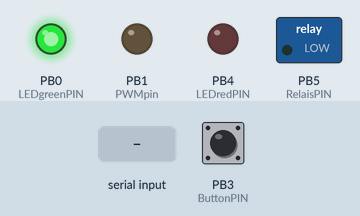
This sketch was run on a simulated ATtiny85, built with avr-gcc and run on an emulated ATtiny85. Shown: switched loads named in the sketch (green lamp = pin HIGH), output pins drawn as LEDs (lit = HIGH). Dashed ring = blinking. Inputs (shaded band) come from the test bench; at power-on: PB3 (ButtonPIN) HIGH. EEPROM starts erased.

Above: at 0.6 s.
At 2.1 s:
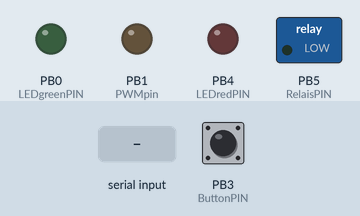
3.8 s: "BLR90\n" received over the second serial link
At 4.7 s:
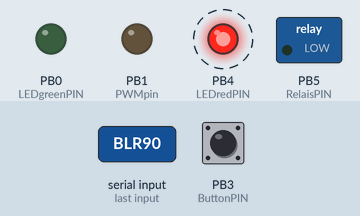
Timing chart, 0 to 12.8 s (numbered marks = the images above; inputs shaded):
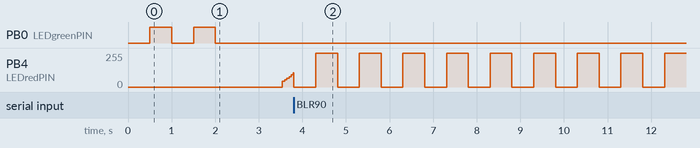

Measured:
- by itself, PB4 (LEDredPIN): alternates 255/255 for 0.50 s and 0/255 for 0.50 s

The sketch:

RPI_ShutDownReboot.ino
```cpp
/* PumpShutdownReboot Version 5.3 Arduino IDE Sketch
Shutdown/Reboot function for RPI, with Voltage observation and
   Status signalling with BiColor LED with 3 Pins (red/green/GND).
   Use 330Ohm Resistor between LED Cathode and GND
   - 5V comes from Powersupply
   - 3.3V comes from Raspberry PI Header Pin 1, voltage will be analyzed
   - Push-Button shorts to GND and is connected to ATTiny PB3 and a RPI GPIO IN
     (do not use external PullUps, both will/should use internal PullUps).
     1sec: Relais will be switched ON
     3sec: Relais will be switched OFF after 10sec
   - Relais OUT (use Transistor driver) which will
     supply 5V to RPI (backpower) on rpi HDR-P1 Pins 2&4

Functions:
    - LED dimming RED:    Relais is OFF, 3.3V not in allowed range -> 0V
    - LED steady  RED:    Relais is ON,  3.3V not in allowed range
    - LED blink   RED:    Under-/Overvoltage/Overheat detection
                            Relais state and overvoltage condition:
                              is ON:  Relais will switch off immediatly
                              is OFF: Relais will not switch on
    - LED steady  GREEN:  Relais is ON: 3.3V in allowed range
    - LED blink   GREEN:  Relais in ON: during Bootprocess

     ------------- ATtiny85 (5.5V Version) --------------
                            +---v---+
           (Relais Out) PB5 |1     8| VCC (5V from Powersupply)
           (/Button IN) PB3 |2     7| PB2 (AnalogIN 3.3V RPI HDR-P1/Pin1)
    (LED Anode Red OUT) PB4 |3     6| PB1 (OUT PWM backlight LED TFT display)
                        GND |4     5| PB0 (OUT LED Anode Green)
                            +-------+
     -------------------------------------------------------

     Fuses ( http://www.engbedded.com/fusecalc ):
     CKDIV8=0        (disable) do not Divide clock by 8 internally (lfuse)
     RSTDISBL=1      (enable)  using PB5 as I/O-Pin (hfuse)
     !!!! Chip can not be reprogrammed -> reset FUSE by HighVoltage programmer

   avrdude -F -p attiny85 -P usb -c stk500V2 -U lfuse:w:0xe2:m -U hfuse:w:0x5f:m -U flash:w:<file2flash>.hex

   install ATTiny85 Tool:
   https://www.kollino.de/arduino/attiny-support-unter-arduino-1-6-installieren/
   http://drazzy.com/package_drazzy.com_index.json

   use Arduino IDE to generate .hex flash file to program ATtiny

   Tools Setup Tab (BoardManagement):
   Board: ATtiny25/45/85 (No bootloader)
   Chip:  ATtiny85
   Clock: 8 MHz (internal)
*/

//PINdefinition
  const byte LEDgreenPIN = PB0; // Pin5
  const byte PWMpin =      PB1; // Pin6
  const byte ADCpin =      PB2; // Pin7
  const byte ButtonPIN =   PB3; // Pin2
  const byte LEDredPIN =   PB4; // Pin3
  const byte RelaisPIN =   PB5; // Pin1

  const long SerBaud=     2400; // 300, 600, 1200, 2400, 4800, 9600, 19200

//ADC-Values
  const float BGtolD=     0.75; // ScaleDown, due to ATtiny85 BandGap tolerance
  const float BGtolU=     1.25; // ScaleUp,   due to ATtiny85 BandGap tolerance
  const float ShottkyFwdV=0.283; // FwdVoltage Shottky BAT43: 0.283V, reduces VREF
  const float VCCmaxTiny=(6.000*BGtolU)-ShottkyFwdV; // 6V max pwr for ATtiny
  const float VCCmax=    (5.500*BGtolU)-ShottkyFwdV; //5.767  max for rpi pwr input
  const float VCCokVolt=  5.250-ShottkyFwdV; // optimal supply voltage
  const float VCCmin=    (4.750*BGtolD)-ShottkyFwdV;   // 3.992 min expected

//Regulator   NCP1117-3.3V: // min. Vout: 3.235 // max. Vout: 3.365
  const float V33max=     3.365*BGtolU; // 3.7015
  const float V33min=     3.235*BGtolD; // 2.9115
  const float V33okVolt=  V33min+((V33max-V33min)/2);

//https://www.mikrocontroller.net/articles/LED-Fading
  const byte  PWMtabmax=31;
  const byte  PWMtab[PWMtabmax+1] = {
      0,  1,  2,  2,  2,  3,  3,  4,  5,  6,   7,   8,  10,  11,  13,  16,
     19, 23, 27, 32, 38, 45, 54, 64, 76, 91, 108, 128, 152, 181, 215, 255 };
  const byte  pwmsteady=    PWMtabmax;     // idx: pwm value for LED steady
  const byte  pwmlow=       26;            // idx: lower intensity level (dimming)
  const byte  FadeCntMax=   4;             // delay cnt between loading next pwm level
  const byte  PWMdflt=      244;           // default PWM level for display backlight ctrl
                                           // (1.8TFT VCC:5.55V 244:3.37V@58mA 255:3.44V@60mA)
//time counter divideable by 'wtim'
  const byte  wtim=            10;         // debounce time (msec). Processor runs @ 8MHz
  const word  cnt100ms=       100 / wtim;
  const word  cnt250ms=       250 / wtim;
  const word  cnt1sec=       1000 / wtim;
  const word  cntBootUp=      990 / wtim;  // 1sec Button has to be pressed: Bootstrap
  const word  cntShutDwn=    2980 / wtim;  // 3sec Button has to be pressed: ShutDown
//rpi_hal has 3000msec / 1000msec and 7msec debounce time
  const word  cntoffmax=    10000 / wtim;  //  10sec waittime for RPI shutdown-/boot-process
  const word  cntPwrENAmin=     3 * wtim;  // minimum 36msec PwrEna
  const word  cntPwrENAmax=  2980 / wtim;  // maximum  3 sec PwrEna
  const word  cntBootTime1=  3000 / wtim;  // suppose 3sec rpi BootTime phase 1
  const word  cntBootTime2=  7000 / wtim;  // suppose 7sec rpi BootTime phase 2
  const word  cntGetVREF=   60000 / wtim;  // get VREF every 60sec
  const word  cntresetVfail= cntoffmax;
  const word  cntLEDoffmax=  1500 / wtim;  // 1.5sec offtime @ dimming and idx =0

  const word  cntblinkmaxc=   500 / wtim;  // counter for 1Hz
  const word  cntblinkAmaxc=  250 / wtim;  // counter for 2Hz (ALARM)

//LED definitions
  const byte  LEDoff=0, LEDon=1, LEDdim=2; // mode/state

//rpiSTATEs:
  const byte  rpiNEW=0,      rpiOFF=1,        rpiSwitchOff=2, rpiSwitchOn=3;
  const byte  rpiDOboot=4,   rpiDOboot2=5,    rpiON=6;
  const byte  rpiDOreboot=7, rpiDOshutdown=8, rpiAlarmOFF=9;

  const byte  eeprom_pattern=0xe1;

  bool  PWMup=true,BUTpres=false,Blink=false,STBYmodeCanGoSleep=false;
  int   VCCstat=0,VCCstatLast=-2,V33stat=0,V33statLast=-2,TEMPstat=0,TEMPstatLast=-2;
  byte  rpiSTATE=rpiOFF,rpiSTATElast=rpiNEW,LEDstate=rpiSTATE,LED=LEDredPIN;
  byte  RelaisStat=LOW,PWMidx=0,PWMmax=PWMtabmax,FadeCnt=FadeCntMax,PWMoutLvl=PWMdflt;
  byte  boot_reason=0,blkwtim=0;
  word  BGraw,BG2raw,V33raw;
  word  cntPwrENA=0,BlinkCnt=0,BlinkMax=cntblinkmaxc,ERRcnt=0,LEDoffCnt=0,gcnt=0;
  float VREF=VCCokVolt,V33=V33okVolt,BGd=1.0;

#include <avr/wdt.h>
#include <EEPROM.h>
#include <SoftwareSerial.h>
SoftwareSerial swSer(ButtonPIN, LEDgreenPIN); // RX, TX

void EEPROMsave() {
  EEPROM.write(0, eeprom_pattern);
  EEPROM.write(2, PWMoutLvl);
}

void EEPROMread() {
  if (EEPROM.read(0) != eeprom_pattern) {
    PWMoutLvl=PWMdflt;
    EEPROMsave();
  } else {
    PWMoutLvl= EEPROM.read(2);
  }
}

void InitVARs() {
  LEDoffCnt= 0; FadeCnt= 0;  gcnt=   0;
  cntPwrENA= 0; BlinkCnt= 0; ERRcnt= 0;
}

void Input_Read() {
  BUTpres=(digitalRead(ButtonPIN)==LOW);
} // active low

void SetRelais(byte relstat) {
  InitVARs();
  digitalWrite(RelaisPIN, relstat);
  if (RelaisStat!=relstat) delay(500); // let environment stabilize
  RelaisStat= relstat;
}

void SetPWMout(byte pinnr, byte PWMval) {
  switch (pinnr) {
    case PWMpin:     analogWrite(PWMpin,    PWMval); break;
    case LEDredPIN:  analogWrite(LEDredPIN, PWMval); break;
    case LEDgreenPIN:
           if (PWMval>=0x80)
                digitalWrite(LEDgreenPIN, HIGH);
           else digitalWrite(LEDgreenPIN, LOW);
         break;
  } // switch
}

void EnaLED(byte lednr) {
  switch (lednr) { // switch other LED off
    case LEDredPIN:   SetPWMout(LEDgreenPIN, PWMtab[0]); break;
    case LEDgreenPIN: SetPWMout(LEDredPIN,   PWMtab[0]); break;
  } // switch
  SetPWMout(lednr, PWMtab[0]); // set LED to PWM level
}

void SetLED(byte lednr, byte PWMmaxidx) {
  LED= lednr; PWMmax= PWMmaxidx;
  EnaLED(lednr);
}

void BlinkLED(byte lednr, byte count) {
  EnaLED(lednr);
  if ((blkwtim != 0) && (count != 0)) {
    wdt_reset();                                      delay(500);
  }
  for (byte x=0;x<count;x++) {
    wdt_reset(); SetPWMout(lednr, PWMtab[PWMtabmax]); delay(500);
    wdt_reset(); SetPWMout(lednr, PWMtab[0]);         delay(500);
  }
  wdt_reset();
}

void BootReasonFlashLED(byte reason) {
  if ((reason&(1<<EXTRF))!=0) BlinkLED(LEDgreenPIN, 1); // ExternalReset = 1 flashes
  if ((reason&(1<<PORF))!=0)  BlinkLED(LEDgreenPIN, 2); // PowerOn = 2 flashes
  if ((reason&(1<<WDRF))!=0)  BlinkLED(LEDredPIN,   3); // Watchdog = 3 flashes
  if ((reason&(1<<BORF))!=0)  BlinkLED(LEDredPIN,   4); // BrownOut = 4 flashes
}

void SetPWMidx(byte mode) {
  STBYmodeCanGoSleep= false;
  switch (mode) {
    case     LEDoff: // steady OFF
               PWMidx= 0;      PWMup= true;  FadeCnt= 0;
             break;
    case     LEDon:  // steady ON
               PWMidx= PWMmax; PWMup= false; FadeCnt= 0;
             break;
    default: // dimming
              if (FadeCnt>=FadeCntMax) {
                FadeCnt= 0;
                if (PWMup) { // up
                  if (PWMidx>=PWMmax) {
                    PWMup= false;
                    PWMidx=PWMmax-1;
                  } else PWMidx++;
                } else { // down
                  if (PWMidx<=0) {
                    if ((RelaisStat==HIGH) ||
                       (LEDoffCnt >= cntLEDoffmax)) {
                      PWMup=  true;
                      PWMidx= 1;
                      LEDoffCnt=   0;
                    } else {
                        LEDoffCnt++;
                        STBYmodeCanGoSleep= true;
                      }

                  } else PWMidx--;
                }
              } else FadeCnt++;
            break;
  } // switch

  if (FadeCnt==0) SetPWMout(LED, PWMtab[PWMidx]);
}

void StartBlink(bool alarm) {
  Blink= true;
  BlinkCnt= 0;
  if (alarm)
       BlinkMax= cntblinkAmaxc;
  else BlinkMax= cntblinkmaxc;
}

void StopBlink() {
  StartBlink(false);
  Blink= false;
}

void InitPWM() {
//SetLED(LEDredPIN,pwmlow);
  StopBlink();
  PWMidx=  0;
  PWMup=   true;
}

void SetLED4status() {
  if (Blink) {
    if (BlinkCnt <= (BlinkMax/2))
         SetPWMidx(LEDon);
    else SetPWMidx(LEDoff);

    if (BlinkCnt>=BlinkMax)
         BlinkCnt= 0;
    else BlinkCnt++;

  } else { // dimming or steady on
    if (RelaisStat==HIGH)
         SetPWMidx(LEDon);  // steady ON
    else SetPWMidx(LEDdim); // RPI in OFF Status (LED PWM mode)
  }
}

void SetupLED() {
  if ((V33stat>0) || (VCCstat!=0) || (TEMPstat>0)) {
 // OverVoltage of VCC or V33 from rpi  OR UnderVoltage of VCC
    SetLED(LEDredPIN,pwmsteady);
    StartBlink(true);
  } else {
    StopBlink();
    if (RelaisStat==HIGH) { // Relais ON
      if (( rpiSTATE==rpiDOshutdown) || (rpiSTATE==rpiDOreboot)) {
        if (rpiSTATE==rpiDOshutdown)
             SetLED(LEDredPIN,  pwmsteady);
        else SetLED(LEDgreenPIN,pwmsteady);
        StartBlink(false);
      } else {
        if (V33stat==0)
             SetLED(LEDgreenPIN,pwmsteady);       // Voltage in OK range
        else SetLED(LEDredPIN,  pwmsteady);       // Voltage not OK

        if (rpiSTATE==rpiDOboot)  StartBlink(true);
        if (rpiSTATE==rpiDOboot2) StartBlink(false);
      }
    }
    else { // Relais OFF
      if (V33stat==0)
            SetLED(LEDgreenPIN,  pwmlow);  // Voltage in OK range
       else SetLED(LEDredPIN,    pwmlow);  // Voltage outside
    }
  }
  SetLED4status();
}

void AD_ConvOK() {
  ADCSRA |= _BV(ADSC);    // Start conversion
  while (ADCSRA & _BV(ADSC));
}

void AD_ReadRAW(byte loops, word &adc) {
// loops < 60 (10Bit ADC)
word _adc=0;
  adc=0;
  for (byte _i= 1; _i<=loops; _i++) {
    AD_ConvOK();
    _adc=  ADCL;
    _adc= (ADCH << 8) | _adc; // Read 10 Bit ADC data
    adc= adc + _adc;
  }
  if (loops>0) adc= adc / loops;
}

void AD_Read(byte mode) {
const byte _loops=4;
word _raw=0;
  switch (mode) {
    case 0x8f: // ADC is connected to internal temperature sensor
           AD_ReadRAW(_loops,_raw);
           TEMPstat= 0;
           if (_raw > 385) TEMPstat= 1;

           if (TEMPstatLast != TEMPstat) LEDstate= rpiNEW;
           TEMPstatLast=TEMPstat;
         break;
    case 0x0c: // ADC is connected to internal 1.10V -> determine VCC/Vref
           AD_ReadRAW(_loops,BGraw);
           if ((BGraw > 0) && (BGd > 0))
                VREF= BGd * 1126.4 / BGraw;   // 1126.4/BGraw
           else VREF= VCCokVolt;        // simulate ok value

           VCCstat= 0;
           if (VREF > VCCmax) VCCstat= 1;
           if (VREF < VCCmin) VCCstat=-1;

           if (VCCstatLast != VCCstat) LEDstate= rpiNEW;
           VCCstatLast=VCCstat;

           if (VCCstat!=0) VREF=VCCokVolt; // for other mode required
         break;
    case 0x9c: // ADC is connected to internal 1.10V, Ref is 2.56V -> BandGap delta
           AD_ReadRAW(_loops,BG2raw);
           if ((VREF > 3.0) && (BG2raw > 0))
                BGd= 440 / BG2raw; // ((1.1 / 2.56) * 1024.0) / BG2raw;
           else BGd= 1.0;
         break;
    default: // ADC connected to PB2, meassure 3.3V from rpi
           if (RelaisStat==HIGH) {
             AD_ReadRAW(_loops,V33raw);
             V33= V33raw * VREF / 1024.0;
           } else V33= 0; // RelaisOFF: PB2 is open, we get unreliable values

           V33stat= 0;
           if (V33 > V33max) V33stat= 1;
           if (V33 < V33min) V33stat=-1;

           if (V33statLast != V33stat) LEDstate= rpiNEW;
           V33statLast=V33stat;
    break;
  } // switch
}

void AD_Init(byte mode) {
  switch (mode) {
    case 0x9c:
           ADMUX= ((12 << MUX0)  | // use VBG(MUX[3:0]: 1100)
                   (1  << REFS2) |
                   (2  << REFS0)); // Ref is 2.56V
         break;
    case 0x0c:
           ADMUX=  (12 << MUX0);   // use VBG (MUX[3:0]: 1100)
         break;                    // Ref is VCC
    case 0x8f:
           ADMUX= ((15 << MUX0) |  // use TEMP(MUX[3:0]: 1111)
                   (1  << REFS1)); // Ref is 1.1V
         break;
    default:
           ADMUX=  (1  << MUX0);  // use single ended Input ADC1 (PB2 Pin7)
         break;
  } // switch                     // set ref. voltage (Vref) to VCC

  ADCSRA= ((7 << ADPS0) |         // set prescaler (64 6:110 / 128 7:111)
           (1 << ADEN));          // enable ADC

  delay(2);                       // wait for Vref to settle
//AD_Read(mode);                  // drop reading
}

void GetVREF() {
byte _state;
  _state=LEDstate;
//meassure VCC and prepare for further ADC readings
    AD_Init(0x0c); // determine VCC (Value in Vref)
    AD_Read(0x0c);
    AD_Init(0x9c); // determine BandGap delta 1.1 vs. 2.56V
    AD_Read(0x9c);
    AD_Init(0x8f); // determine chip temperature
    AD_Read(0x8f);
    AD_Init(0x00); // connect PB2 to DAC, determine Vin (3.3V from rpi)
    AD_Read(0x00);
  if (_state!=LEDstate) SetupLED();
  LEDstate=_state;
}

void DoRelais(bool stat) {
  if (stat) { // switch Relais OFF

    if (rpiSTATE == rpiAlarmOFF)
         gcnt= cntoffmax; // prevent loop, immediate Relais OFF
    else gcnt= 0;

    rpiSTATE= rpiDOshutdown;

    while (gcnt < cntoffmax) { // RPI shutdown process (>10sec)
      wdt_reset();
      if ((gcnt % cnt1sec)==0) GetVREF(); // every 1 sec
      if ((VCCstat<=0) && (TEMPstat<=0)) {
        SetLED4status();
        delay(wtim);
      } else gcnt= cntoffmax;
      gcnt++;
    }

    SetPWMout(PWMpin, 0);

    SetRelais(LOW);
    rpiSTATE= rpiOFF;

  } else { // switch Relais ON
    GetVREF();
    if ((VCCstat!=1) && (TEMPstat!=1)) {
//    prevent Relais ON
      SetRelais(HIGH);
      rpiSTATE= rpiDOboot;
      EEPROMread();
    }
  }
  GetVREF();
  SetupLED();
}

bool NextSTATE(byte state, byte nextstate, byte &setstate, word SetOnCount, word &counter) {
bool _ok=false;
  if (setstate==state) {
    if (counter>=SetOnCount) {
      counter= 0;
      setstate=nextstate;
      _ok= true;
     } else counter++;
  }
  return(_ok);
}

void STATEmachine() {
  if ((VCCstat>0) || (V33stat>0) || (TEMPstat>0)) {
//  VCC or RPI 3.3V overvoltage -> Relais OFF
    if (RelaisStat==HIGH) rpiSTATE=rpiAlarmOFF;
  } else {
    if (BUTpres) {
      NextSTATE(rpiOFF,      rpiSwitchOn,   rpiSTATE, cntBootUp,    cntPwrENA);
      NextSTATE(rpiON,       rpiDOshutdown, rpiSTATE, cntShutDwn,   cntPwrENA);
    } else {
 //   during Boot phases
      NextSTATE(rpiDOboot,   rpiDOboot2,    rpiSTATE, cntBootTime1, cntPwrENA); //3sec
      NextSTATE(rpiDOboot2,  rpiON,         rpiSTATE, cntBootTime2, cntPwrENA); //7sec

      NextSTATE(rpiDOreboot, rpiDOboot,     rpiSTATE, cntPwrENAmax, cntPwrENA);  //3sec->reset
      if ((rpiSTATE==rpiOFF) || (rpiSTATE==rpiON))                  cntPwrENA=0; //cncl BUTpres
    }
  }

  if (rpiSTATElast!=rpiSTATE) SetupLED();
  rpiSTATElast= rpiSTATE;

  switch (rpiSTATE) {
    case rpiSwitchOn:   DoRelais(false); break;
    case rpiDOshutdown: DoRelais(true);  break;
    case rpiAlarmOFF:   DoRelais(true);  break;
    case rpiDOboot2:    SetPWMout(PWMpin, PWMoutLvl); break;
  } // switch
}

void setup() {
  boot_reason= MCUSR;
  MCUSR= 0;
  wdt_disable();

  swSer.begin(SerBaud);
  swSer.setTimeout(250);

  pinMode(ButtonPIN,        INPUT_PULLUP);

  pinMode(LEDgreenPIN,      OUTPUT);
  digitalWrite(LEDgreenPIN, LOW);

  pinMode(LEDredPIN,        OUTPUT);
  digitalWrite(LEDredPIN,   LOW);

//pinMode(ADCpin,           INPUT);

  pinMode(RelaisPIN,        OUTPUT);
  RelaisStat=HIGH; // force delay
  SetRelais(LOW);  // switch off

  pinMode(PWMpin,           OUTPUT);
  SetPWMout(PWMpin, 0);
  EEPROMread();

  BootReasonFlashLED(boot_reason);
  blkwtim= 500;

  wdt_enable(WDTO_2S); // 2secs timeout
}

void loop() {
    wdt_reset();
    Input_Read();

    if (gcnt>=cnt1sec) {
      if (!BUTpres) GetVREF();
      gcnt= 0;
    }

    if (swSer.available() > 0) {
      String str = swSer.readStringUntil('\n');
      str.trim();
      str.toUpperCase();
      byte bpar = str.substring(3).toInt();
      if (str.startsWith("SHUT")) rpiSTATE= rpiDOshutdown;
      if (str.startsWith("BOOT")) rpiSTATE= rpiSwitchOn;
      if (str.startsWith("ESAV")) EEPROMsave();
      if (str.startsWith("BLG"))  BlinkLED(LEDgreenPIN,bpar); // eg. BLG3 LEDgreen blink 3x
      if (str.startsWith("BLR"))  BlinkLED(LEDredPIN,  bpar); // eg. BLR5 LEDred blink 5x
      if (str.startsWith("DIM"))  { // eg. DIM204 set pwm dutycycle to 204/255
        PWMoutLvl= bpar;
        SetPWMout(PWMpin, PWMoutLvl);
      }
    }

    STATEmachine();
    SetLED4status();
    gcnt++;
    delay(wtim);
}
```
